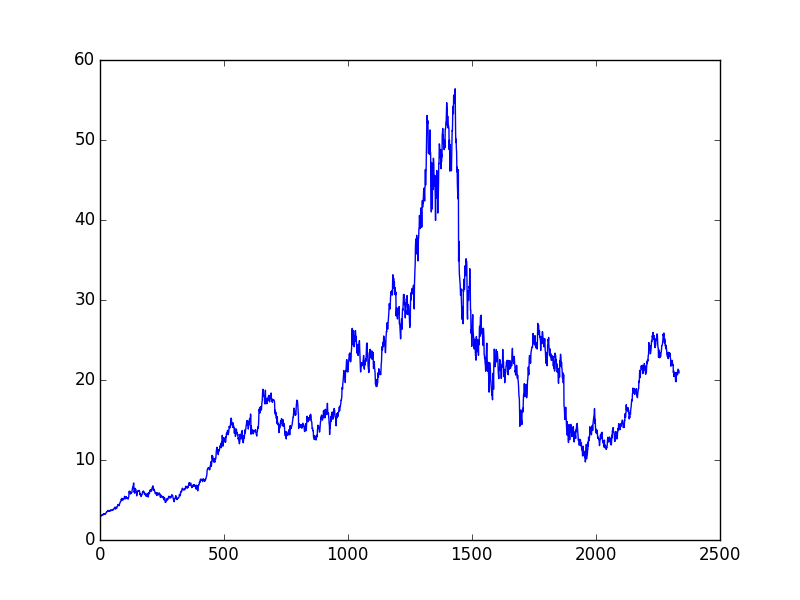

Source code (Python):
#!/usr/bin/env python3

"""
Use the Yahoo finance dataset
"""

import math
import numpy as np
import matplotlib.pyplot as plt

from matplotlib.finance import quotes_historical_yahoo_ohlc
import datetime

date1 = datetime.date( 1995, 1, 1 ) 
date2 = datetime.date( 2004, 4, 12 )
quotes = quotes_historical_yahoo_ohlc('INTC', date1, date2)

opens = [q[1] for q in quotes]

fig = plt.figure()
ax = fig.add_subplot(111)
ax.plot(opens)

# SAVE FILES ######################
plt.savefig("finance_yahoo_dataset.png")

plt.show()
